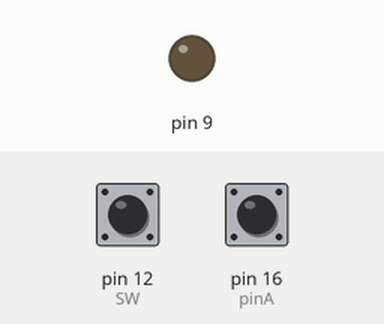
A sketch run on a simulated Arduino Uno, built with avr-gcc and run on an emulated ATmega328P. On the bench: output pins drawn as LEDs (lit = HIGH). The test bench sets the inputs (shaded band); at power-on: pin 12 (SW) HIGH, pin 16 (pinA) HIGH.

Above: at 1.2 s.
1.3 s: pin 12 (SW) pulled LOW for 0.15 s
At 1.37 s:
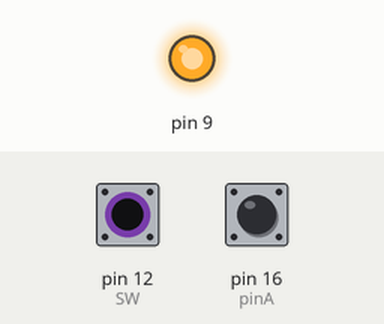
4.6 s: pin 12 (SW) pulled LOW for 3.2 s
At 8.5 s:
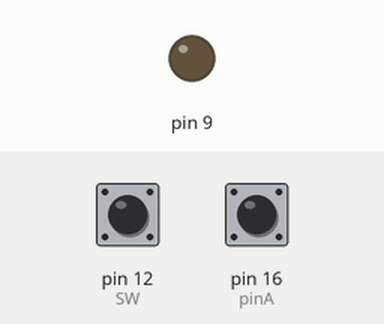
Timing chart, 0 to 10.0 s (numbered marks = the images above; inputs shaded):
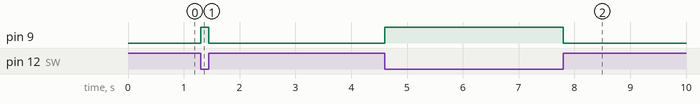

Measured:
- after the input at 1.3 s, pin 9: LOW → HIGH at once, → LOW 0.15 s later
- after the input at 4.6 s, pin 9: LOW → HIGH at once, → LOW 3.2 s later

The sketch:

encoder_rotary.ino
```cpp
 int pinA = 16;  // Connected to CLK on KY-040
 int pinB = 14;  // Connected to DT on KY-040
 int encoderPosCount = 0;
 int pinALast;
 int aVal;
 boolean bCW;
char SW=12;
 void setup() {
   pinMode (pinA,INPUT);
   pinMode (pinB,INPUT);
   pinMode(9,OUTPUT);
   /* Read Pin A
   Whatever state it's in will reflect the last position
   */
   pinALast = digitalRead(pinA);
   Serial.begin (9600);
   while(!Serial);
 }

 void loop() {
   aVal = digitalRead(pinA);
   if (aVal != pinALast){ // Means the knob is rotating
     // if the knob is rotating, we need to determine direction
     // We do that by reading pin B.
     if (digitalRead(pinB) != aVal) {  // Means pin A Changed first - We're Rotating Clockwise
       encoderPosCount ++;
       bCW = true;
     } else {// Otherwise B changed first and we're moving CCW
       bCW = false;
       encoderPosCount--;
     }
     Serial.print ("Rotated: ");
     if (bCW){
       Serial.println ("clockwise");
     }else{
       Serial.println("counterclockwise");
     }
     Serial.print("Encoder Position: ");
     Serial.println(encoderPosCount);

   }
   if(!digitalRead(SW)) digitalWrite(9,1);
   else digitalWrite(9,0);
   pinALast = aVal;
 }
```
